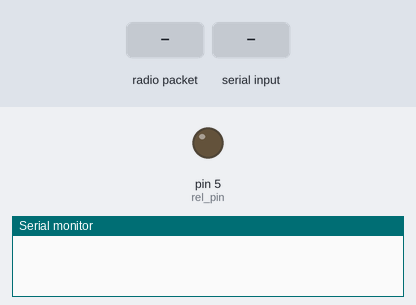
The sketch below on a simulated Arduino Uno, built with avr-gcc and run on an emulated ATmega328P. Shown: output pins drawn as LEDs (lit = HIGH), the last lines printed to the serial monitor. The inputs (shaded band) are chosen by the test bench. No radio packets arrive unless stated.

Above: at 1.2 s.
1.3 s: radio packet "0" arrives
At 2.5 s:
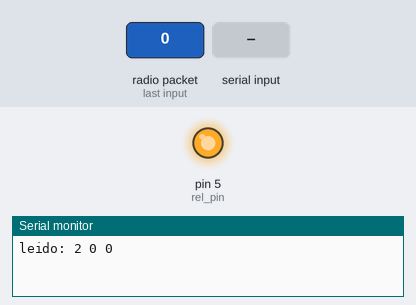
2.8 s: radio packet "1" arrives
At 3.9 s:
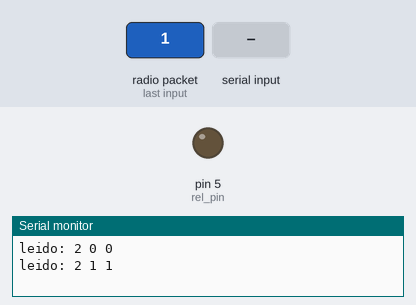
4.3 s: "1" received over Serial
At 5.0 s:
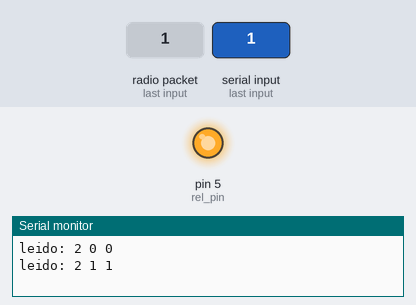
Timing chart, 0 to 7.3 s (numbered marks = the images above; inputs shaded):
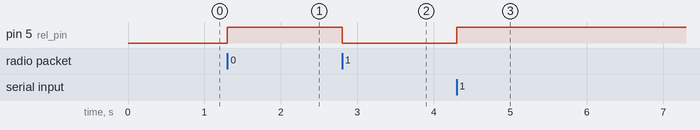

Measured:
- after the input at 1.3 s, pin 5 (rel_pin): LOW → HIGH at once
- after the input at 2.8 s, pin 5 (rel_pin): HIGH → LOW at once
- after the input at 4.3 s, pin 5 (rel_pin): LOW → HIGH at once

The sketch:

prueba_interfaz_1.ino
```cpp
/*
* Getting Started example sketch for nRF24L01+ radios
* This is a very basic example of how to send data from one node to another
* Updated: Dec 2014 by TMRh20
*/

#include <SPI.h>
#include "nRF24L01.h"
#include "RF24.h"

/****************** User Config ***************************/
/***      Set this radio as radio number 0 or 1         ***/
//bool radioNumber = 0;

/* Hardware configuration: Set up nRF24L01 radio on SPI bus plus pins 7 & 8 */
RF24 radio(7,8);
/**********************************************************/

const uint64_t addresses[2] = {0xF0F0F0F0E1,0xF0F0F0F0D2};

// pin del relevo
byte rel_pin = 5;
uint8_t buffer_datos_recividos = 500;
bool depuracion =  true;

void setup() {
  Serial.begin(115200);
  configurar_radio_receptor();
  // configuracion puerto relevo
  pinMode(rel_pin,OUTPUT);
  digitalWrite(rel_pin,LOW);
}

void loop() {
  String datos = leer_datos();
  if(depuracion && datos != ""){
    Serial.print(" ");
    Serial.println(datos);
  }
  // ejecutamos la accion requerida
  if (datos == "1"){
    conectar();
  }else if (datos == "0"){
    desconectar();
  }

  // prueba por serial del relevo
  if (Serial.available()){
    char c = Serial.read();
    if ( c == '1'){
      digitalWrite(rel_pin,HIGH);
    }else if ( c == '0'){
      digitalWrite(rel_pin,LOW);
    }
  } // serial av
} // Loop

//for nrf24 debug
int serial_putc( char c, FILE * ){
  Serial.write( c );
  return c;
}

//for nrf24 debug
void printf_begin(void){
  fdevopen( &serial_putc, 0 );
}
```

radio.ino
```cpp
void configurar_radio_receptor(){
   printf_begin();
  radio.begin();
  // RF24_PA_MAX is default.
  radio.setPALevel(RF24_PA_LOW);
  radio.setPayloadSize(100);
  radio.enableDynamicPayloads();
  // Open a writing and reading pipe on each radio, with opposite addresses
  radio.openWritingPipe(addresses[0]);
  radio.openReadingPipe(1,addresses[1]);
  // Start the radio listening for data
  radio.startListening();
  radio.printDetails();
}

String leer_datos(){
  uint8_t len;
  char data[buffer_datos_recividos];
  if(radio.available()){
    while (radio.available()) {             // While there is data ready
      len = radio.getDynamicPayloadSize();
      radio.read(&data,len);              // Get the payload
    }
    if(depuracion){
      Serial.print("leido: ");
      Serial.print(len);
      Serial.print(" ");
      Serial.print(String(data).substring(0, len));
    }
    return String(data).substring(0, len);
  }else{
    return "";
  }
}
```

relevo.ino
```cpp
bool desconectar(){
  digitalWrite(rel_pin,HIGH);
}

bool conectar(){
  digitalWrite(rel_pin,LOW);
}
```
